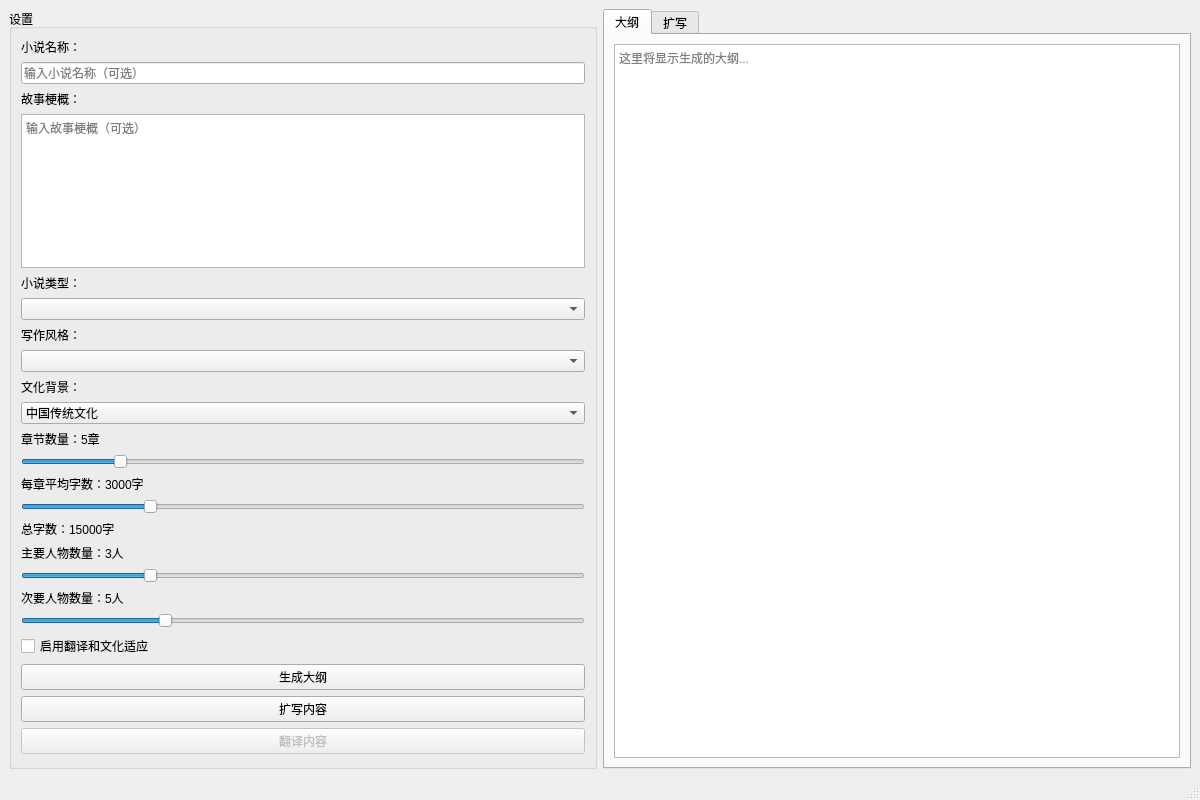
<?xml version="1.0" encoding="UTF-8"?>
<ui version="4.0">
 <class>NovelGeneratorWindow</class>
 <widget class="QMainWindow" name="NovelGeneratorWindow">
  <property name="geometry">
   <rect>
    <x>0</x>
    <y>0</y>
    <width>1200</width>
    <height>800</height>
   </rect>
  </property>
  <property name="windowTitle">
   <string>小说生成器</string>
  </property>
  <widget class="QWidget" name="centralwidget">
   <layout class="QHBoxLayout" name="horizontalLayout">
    <item>
     <layout class="QVBoxLayout" name="leftLayout" stretch="0">
      <property name="spacing">
       <number>10</number>
      </property>
      <item>
       <widget class="QGroupBox" name="settingsGroup">
        <property name="title">
         <string>设置</string>
        </property>
        <layout class="QVBoxLayout" name="settingsLayout">
         <item>
          <widget class="QLabel" name="nameLabel">
           <property name="text">
            <string>小说名称：</string>
           </property>
          </widget>
         </item>
         <item>
          <widget class="QLineEdit" name="nameEdit">
           <property name="placeholderText">
            <string>输入小说名称（可选）</string>
           </property>
          </widget>
         </item>
         <item>
          <widget class="QLabel" name="synopsisLabel">
           <property name="text">
            <string>故事梗概：</string>
           </property>
          </widget>
         </item>
         <item>
          <widget class="QTextEdit" name="synopsisEdit">
           <property name="maximumHeight">
            <number>100</number>
           </property>
           <property name="placeholderText">
            <string>输入故事梗概（可选）</string>
           </property>
          </widget>
         </item>
         <item>
          <widget class="QLabel" name="genreLabel">
           <property name="text">
            <string>小说类型：</string>
           </property>
          </widget>
         </item>
         <item>
          <widget class="QComboBox" name="genreCombo"/>
         </item>
         <item>
          <widget class="QLabel" name="styleLabel">
           <property name="text">
            <string>写作风格：</string>
           </property>
          </widget>
         </item>
         <item>
          <widget class="QComboBox" name="styleCombo"/>
         </item>
         <item>
          <widget class="QLabel" name="cultureLabel">
           <property name="text">
            <string>文化背景：</string>
           </property>
          </widget>
         </item>
         <item>
          <widget class="QComboBox" name="cultureCombo">
           <item>
            <property name="text">
             <string>中国传统文化</string>
            </property>
           </item>
           <item>
            <property name="text">
             <string>现代都市文化</string>
            </property>
           </item>
           <item>
            <property name="text">
             <string>欧美文化</string>
            </property>
           </item>
           <item>
            <property name="text">
             <string>日本文化</string>
            </property>
           </item>
           <item>
            <property name="text">
             <string>韩国文化</string>
            </property>
           </item>
           <item>
            <property name="text">
             <string>印度文化</string>
            </property>
           </item>
           <item>
            <property name="text">
             <string>阿拉伯文化</string>
            </property>
           </item>
           <item>
            <property name="text">
             <string>非洲文化</string>
            </property>
           </item>
           <item>
            <property name="text">
             <string>拉美文化</string>
            </property>
           </item>
          </widget>
         </item>
         <item>
          <widget class="QLabel" name="chapterCountLabel">
           <property name="text">
            <string>章节数量：5章</string>
           </property>
          </widget>
         </item>
         <item>
          <widget class="QSlider" name="chapterCountSlider">
           <property name="minimum">
            <number>2</number>
           </property>
           <property name="maximum">
            <number>20</number>
           </property>
           <property name="value">
            <number>5</number>
           </property>
           <property name="orientation">
            <enum>Qt::Horizontal</enum>
           </property>
          </widget>
         </item>
         <item>
          <widget class="QLabel" name="avgChapterWordsLabel">
           <property name="text">
            <string>每章平均字数：3000字</string>
           </property>
          </widget>
         </item>
         <item>
          <widget class="QSlider" name="avgChapterWordsSlider">
           <property name="minimum">
            <number>1000</number>
           </property>
           <property name="maximum">
            <number>10000</number>
           </property>
           <property name="singleStep">
            <number>100</number>
           </property>
           <property name="value">
            <number>3000</number>
           </property>
           <property name="orientation">
            <enum>Qt::Horizontal</enum>
           </property>
          </widget>
         </item>
         <item>
          <widget class="QLabel" name="totalWordsLabel">
           <property name="text">
            <string>总字数：15000字</string>
           </property>
          </widget>
         </item>
         <item>
          <widget class="QLabel" name="mainCharacterCountLabel">
           <property name="text">
            <string>主要人物数量：3人</string>
           </property>
          </widget>
         </item>
         <item>
          <widget class="QSlider" name="mainCharacterCountSlider">
           <property name="minimum">
            <number>1</number>
           </property>
           <property name="maximum">
            <number>10</number>
           </property>
           <property name="value">
            <number>3</number>
           </property>
           <property name="orientation">
            <enum>Qt::Horizontal</enum>
           </property>
          </widget>
         </item>
         <item>
          <widget class="QLabel" name="supportCharacterCountLabel">
           <property name="text">
            <string>次要人物数量：5人</string>
           </property>
          </widget>
         </item>
         <item>
          <widget class="QSlider" name="supportCharacterCountSlider">
           <property name="minimum">
            <number>0</number>
           </property>
           <property name="maximum">
            <number>20</number>
           </property>
           <property name="value">
            <number>5</number>
           </property>
           <property name="orientation">
            <enum>Qt::Horizontal</enum>
           </property>
          </widget>
         </item>
         <item>
          <widget class="QCheckBox" name="enableTranslation">
           <property name="text">
            <string>启用翻译和文化适应</string>
           </property>
          </widget>
         </item>
         <item>
          <layout class="QVBoxLayout" name="languageLayout"/>
         </item>
         <item>
          <widget class="QPushButton" name="generateBtn">
           <property name="text">
            <string>生成大纲</string>
           </property>
          </widget>
         </item>
         <item>
          <widget class="QPushButton" name="expandBtn">
           <property name="text">
            <string>扩写内容</string>
           </property>
          </widget>
         </item>
         <item>
          <widget class="QPushButton" name="translateBtn">
           <property name="enabled">
            <bool>false</bool>
           </property>
           <property name="text">
            <string>翻译内容</string>
           </property>
          </widget>
         </item>
         <item>
          <spacer name="verticalSpacer">
           <property name="orientation">
            <enum>Qt::Vertical</enum>
           </property>
           <property name="sizeHint" stdset="0">
            <size>
             <width>20</width>
             <height>40</height>
            </size>
           </property>
          </spacer>
         </item>
        </layout>
       </widget>
      </item>
     </layout>
    </item>
    <item>
     <widget class="QTabWidget" name="tabWidget">
      <property name="currentIndex">
       <number>0</number>
      </property>
      <widget class="QWidget" name="outlineTab">
       <attribute name="title">
        <string>大纲</string>
       </attribute>
       <layout class="QVBoxLayout" name="verticalLayout">
        <item>
         <widget class="QTextEdit" name="outlineEdit">
          <property name="placeholderText">
           <string>这里将显示生成的大纲...</string>
          </property>
         </widget>
        </item>
       </layout>
      </widget>
      <widget class="QWidget" name="expandedTab">
       <attribute name="title">
        <string>扩写</string>
       </attribute>
       <layout class="QVBoxLayout" name="verticalLayout_2">
        <item>
         <widget class="QTextEdit" name="expandedEdit">
          <property name="placeholderText">
           <string>这里将显示扩写的内容...</string>
          </property>
         </widget>
        </item>
       </layout>
      </widget>
     </widget>
    </item>
   </layout>
  </widget>
  <widget class="QStatusBar" name="statusbar"/>
 </widget>
 <resources/>
 <connections/>
</ui> 
